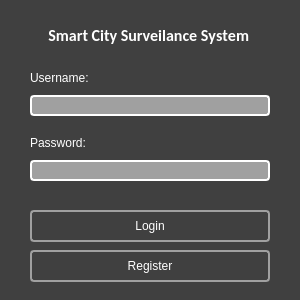
<?xml version="1.0" encoding="UTF-8"?>
<ui version="4.0">
 <class>MainWindow</class>
 <widget class="QMainWindow" name="MainWindow">
  <property name="geometry">
   <rect>
    <x>0</x>
    <y>0</y>
    <width>300</width>
    <height>300</height>
   </rect>
  </property>
  <property name="minimumSize">
   <size>
    <width>300</width>
    <height>300</height>
   </size>
  </property>
  <property name="maximumSize">
   <size>
    <width>300</width>
    <height>300</height>
   </size>
  </property>
  <property name="windowTitle">
   <string>Smart City App</string>
  </property>
  <property name="windowOpacity">
   <double>0.900000000000000</double>
  </property>
  <widget class="QWidget" name="centralwidget">
   <property name="enabled">
    <bool>true</bool>
   </property>
   <property name="minimumSize">
    <size>
     <width>0</width>
     <height>0</height>
    </size>
   </property>
   <property name="maximumSize">
    <size>
     <width>400</width>
     <height>400</height>
    </size>
   </property>
   <property name="styleSheet">
    <string notr="true">QWidget{
	background:#404040;
}
QPushButton{
	border:2px solid #A0A0A0;
	background:#404040;
	color:#ffffff	;
	border-radius:4px;
}
QPushButton:Pressed{
	border:2px solid #A0A0A0;
	background:#A0A0A0;
	color:#ffffff	;
	border-radius:4px;
}
QLabel{
	color:#ffffff	;
}
QLineEdit{
	background:#A0A0A0;
	border:2px solid #ffffff;
	color:#ffffff;
	border-radius:4px;
}
</string>
   </property>
   <widget class="QLabel" name="label_software">
    <property name="geometry">
     <rect>
      <x>40</x>
      <y>25</y>
      <width>221</width>
      <height>20</height>
     </rect>
    </property>
    <property name="font">
     <font>
      <family>Calibri</family>
      <pointsize>12</pointsize>
      <weight>75</weight>
      <bold>true</bold>
      <strikeout>false</strikeout>
      <kerning>false</kerning>
     </font>
    </property>
    <property name="text">
     <string>Smart City Surveilance System </string>
    </property>
    <property name="alignment">
     <set>Qt::AlignCenter</set>
    </property>
    <property name="wordWrap">
     <bool>false</bool>
    </property>
   </widget>
   <widget class="QPushButton" name="register_button">
    <property name="geometry">
     <rect>
      <x>30</x>
      <y>250</y>
      <width>240</width>
      <height>32</height>
     </rect>
    </property>
    <property name="text">
     <string>Register</string>
    </property>
   </widget>
   <widget class="QPushButton" name="login_button">
    <property name="geometry">
     <rect>
      <x>30</x>
      <y>210</y>
      <width>240</width>
      <height>32</height>
     </rect>
    </property>
    <property name="text">
     <string>Login</string>
    </property>
   </widget>
   <widget class="QLabel" name="label_password">
    <property name="geometry">
     <rect>
      <x>30</x>
      <y>135</y>
      <width>64</width>
      <height>16</height>
     </rect>
    </property>
    <property name="text">
     <string>Password:</string>
    </property>
   </widget>
   <widget class="QLineEdit" name="password_input">
    <property name="geometry">
     <rect>
      <x>30</x>
      <y>160</y>
      <width>240</width>
      <height>21</height>
     </rect>
    </property>
    <property name="echoMode">
     <enum>QLineEdit::Password</enum>
    </property>
   </widget>
   <widget class="QLabel" name="label_username">
    <property name="geometry">
     <rect>
      <x>30</x>
      <y>70</y>
      <width>66</width>
      <height>16</height>
     </rect>
    </property>
    <property name="sizePolicy">
     <sizepolicy hsizetype="Fixed" vsizetype="Preferred">
      <horstretch>0</horstretch>
      <verstretch>0</verstretch>
     </sizepolicy>
    </property>
    <property name="text">
     <string>Username:</string>
    </property>
   </widget>
   <widget class="QLineEdit" name="username_input">
    <property name="geometry">
     <rect>
      <x>30</x>
      <y>95</y>
      <width>240</width>
      <height>21</height>
     </rect>
    </property>
    <property name="sizePolicy">
     <sizepolicy hsizetype="Expanding" vsizetype="Fixed">
      <horstretch>0</horstretch>
      <verstretch>0</verstretch>
     </sizepolicy>
    </property>
    <property name="autoFillBackground">
     <bool>false</bool>
    </property>
   </widget>
  </widget>
 </widget>
 <resources/>
 <connections/>
</ui>
